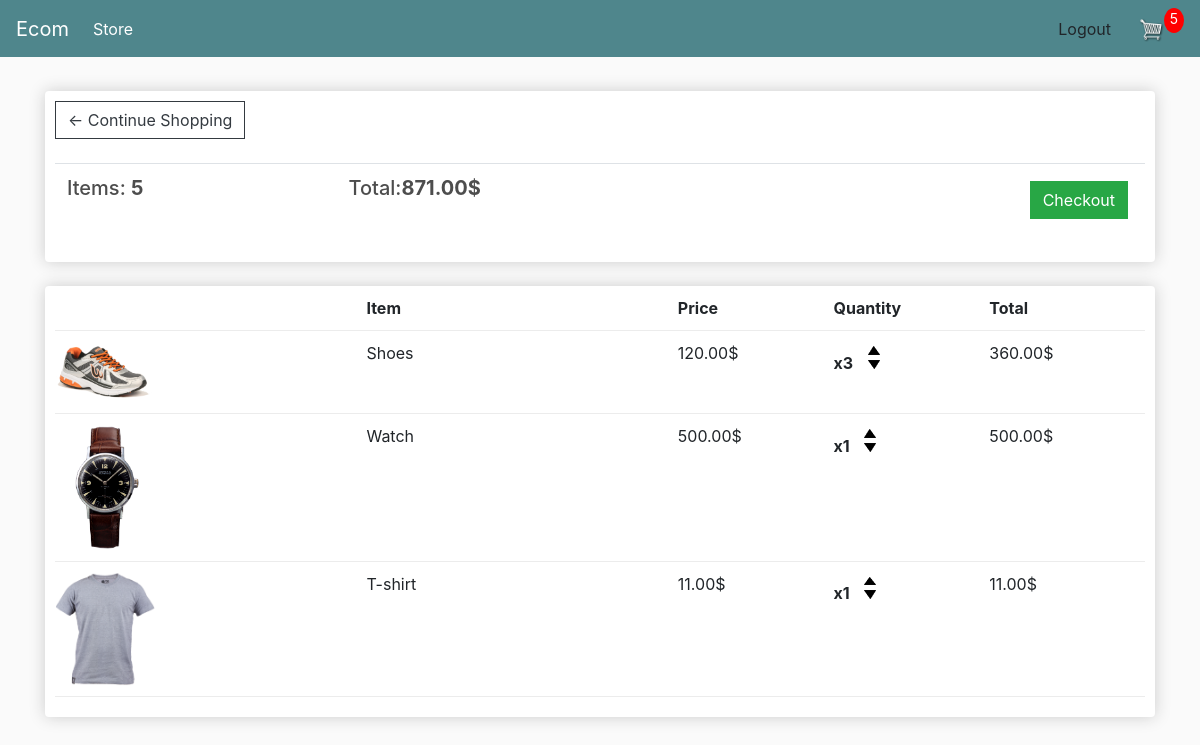
The app's page /cart/ (signed in) with its own data.
### base/models.py (models this page shows, shortened)
class Order(models.Model):
    customer = models.ForeignKey(Customer, on_delete=models.SET_NULL, blank=True, null=True)
    date_ordered = models.DateTimeField(auto_now_add=True)
    complete = models.BooleanField(default=False, null=True, blank=True)
    transaction_id = models.CharField(max_length=50, null=True)
    @property
    def get_cart_total(self):
        orderitems = self.orderitem_set.all()
        total = sum([item.get_total for item in orderitems])
        return total
    @property
    def get_cart_items(self):
        orderitems = self.orderitem_set.all()
        total = sum([item.quantity for item in orderitems])
        return total

class OrderItem(models.Model):
    product = models.ForeignKey(Product, on_delete=models.SET_NULL, null=True)
    order = models.ForeignKey(Order, on_delete=models.SET_NULL, null=True)
    quantity = models.IntegerField(default=0, null=True, blank=True)
    date_added = models.DateTimeField(auto_now_add=True)
    @property
    def get_total(self):
        return self.quantity * self.product.price

class Product(models.Model):
    name = models.CharField(max_length=50, null=True)
    price = models.DecimalField(max_digits=8, decimal_places=2)
    digital = models.BooleanField(default=False, null=True, blank=True)
    image = models.ImageField(null=True, blank=True)
    @property
    def image_url(self):
        try:
            url = self.image.url
        except Exception:
            url = ''
        return url

### base/views.py (the view)
# urls.py: path('cart/', cart, name='cart'),
def cart(request):
    items = []
    order = {'get_cart_items': 0, 'get_cart_total': 0}
    cart_items = order['get_cart_items']
    if request.user.is_authenticated:
        customer = request.user.customer
        order, created = Order.objects.get_or_create(customer=customer, complete=False)
        items = order.orderitem_set.all()
        cart_items = order.get_cart_items
    else:
        if 'items' in request.session and 'order' in request.session:
            items = request.session['items']
            order = request.session['order']
            cart_items = order['get_cart_items']
    context = {
        'items': items,
        'order': order,
        'cart_items': cart_items
    }
    return render(request, 'base/cart.html', context)

### base/templates/base/cart.html (shortened to what this page needs)
{%extends "base/main.html"%}
{%load static%}
{%block content%}
<div class="row">
		<div class="col-lg-12">
			<div class="box-element">
				<a  class="btn btn-outline-dark" href="{% url 'store' %}">&#x2190; Continue Shopping</a>
				<br>
				<br>
				<table class="table">
					<tr>
						<th><h5>Items: <strong>{{order.get_cart_items}}</strong></h5></th>
						<th><h5>Total:<strong>{{order.get_cart_total|floatformat:2}}$</strong></h5></th>
						<th>
							<a style="float:right; margin:5px;" class="btn btn-success" href="{% url 'checkout' %}">Checkout</a>
						</th>
					</tr>
				</table>
			</div>
			<br>
			<div class="box-element">
				<div class="cart-row">
					<div style="flex:2"></div>
					<div style="flex:2"><strong>Item</strong></div>
					<div style="flex:1"><strong>Price</strong></div>
					<div style="flex:1"><strong>Quantity</strong></div>
					<div style="flex:1"><strong>Total</strong></div>
				</div>
				{%if user.is_authenticated%}
				{%for item in items%}
				<div class="cart-row">
					<div style="flex:2"><img class="row-image" src="{{item.product.image_url}}"></div>
					<div style="flex:2"><p>{{item.product.name}}</p></div>
					<div style="flex:1"><p>{{item.product.price|floatformat:2}}$</p></div>
					<div style="flex:1">
						<p class="quantity">x{{item.quantity}}</p>
						<div class="quantity">
							<img class="chg-quantity update-cart" data-product="{{item.product.id}}" data-action="add" src="{% static  'images/arrow-up.png' %}">
							<img class="chg-quantity update-cart" data-product="{{item.product.id}}" data-action="remove" src="{% static  'images/arrow-down.png' %}">
						</div>
					</div>
					<div style="flex:1"><p>{{item.get_total|floatformat:2}}$</p></div>
				</div>
				{%endfor%}
				{%endif%}
			</div>
		</div>
</div>
{%endblock%}

### static/css/main.css (style rules this page uses)
body { background-color: hsl(0, 0%, 98%); }
h1,h2,h3,h4,h5,h6 { color:hsl(0, 0%, 30%); }
.box-element { box-shadow:hsl(0, 0%, 80%) 0 0 16px; background-color: #fff; border-radius: 4px; padding: 10px; }
.col-lg-4, .col-lg-6, .col-lg-8, .col-lg-12 { margin-top: 10px; }
.btn { border-radius: 0; }
.row-image { width: 100px; }
.cart-row { display: flex; align-items: flex-stretch; padding-bottom: 10px; margin-bottom: 10px; border-bottom: 1px solid #ececec; }
.quantity { display: inline-block; font-weight: 700; padding-right:10px; }
.chg-quantity { width: 12px; cursor: pointer; display: block; margin-top: 5px; transition:.1s; }

### records on screen
Order: get_cart_items "5", get_cart_total "871.00"
OrderItem: product.image_url (picture), product.name "Shoes", product.price "120.00", quantity "3", get_total "360.00"
OrderItem: product.image_url (picture), product.name "Watch", product.price "500.00", quantity "1", get_total "500.00"
OrderItem: product.image_url (picture), product.name "T-shirt", product.price "11.00", quantity "1", get_total "11.00"

### other values on screen
{{ cart_items }} "5"
